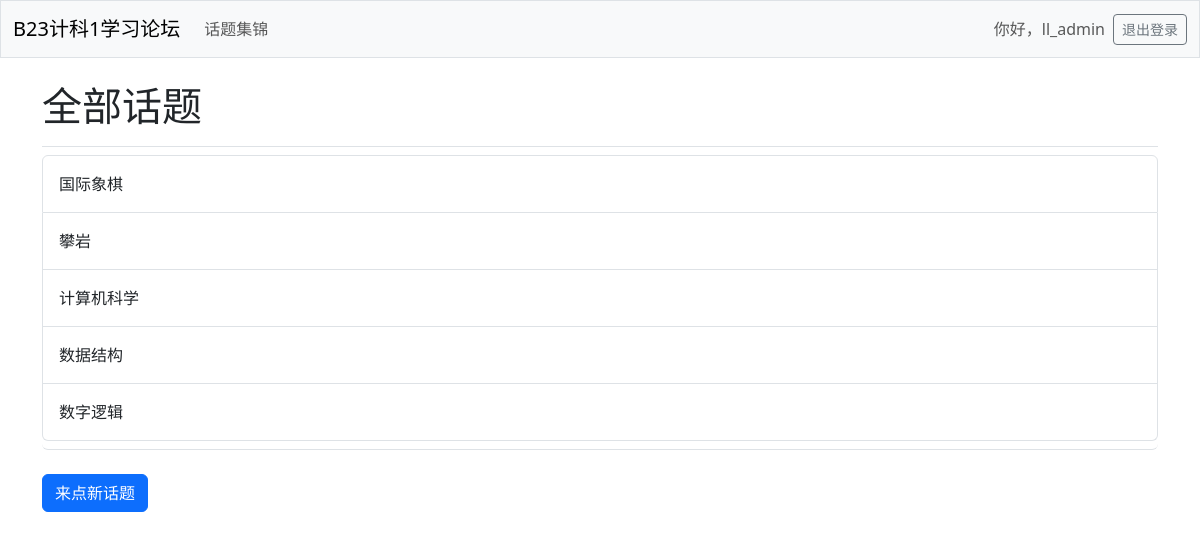
The page /topics/ (signed in) on the database as committed earlier.
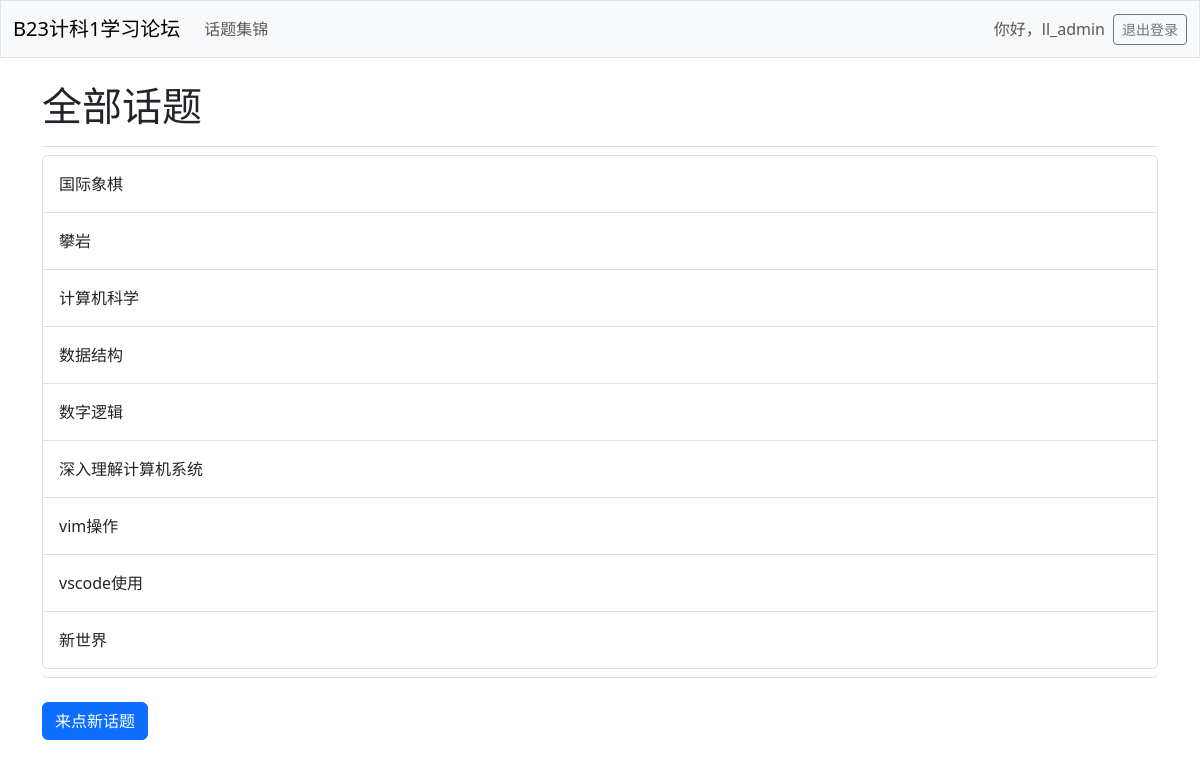
The same page on the database as committed later.
### learning_logs/models.py (models this page shows, shortened)
class Topic(models.Model): # Model是Django基本类
    text = models.CharField(max_length=200)
    date_added = models.DateTimeField(auto_now_add=True)
    owner = models.ForeignKey(User, on_delete=models.CASCADE)

### learning_logs/views.py (the view)
# urls.py: path('topics/', views.topics, name='topics'),
@login_required # 限制访问，只有登陆用户才能访问topic
def topics(request):
    topics = Topic.objects.order_by('date_added')
    context = {'topics': topics} # 传递给模板的数据
    return render(request, 'learning_logs/topics.html', context)

### learning_logs/templates/learning_logs/topics.html
{% extends 'learning_logs/base.html' %}
{% block page_header %}
  <h1>全部话题</h1>
{% endblock page_header %}
{% block content %}
    <ul class="list-group border-bottom pb-2 mb-4">
        {% for topic in topics %}
            <a class="list-group-item list-group-item-action d-flex gap-3 py-3" href="{% url 'learning_logs:topic' topic.id %}">
              {{ topic.text }}
            </a>
        {% empty %}
          <li class="list-group-item broder-0">还没有创建话题哟~</li>
        {% endfor %}
    </ul>
    <a class="btn btn-primary" href="{% url 'learning_logs:new_topic' %}">来点新话题</a>
{% endblock content %}

### learning_logs/templates/learning_logs/base.html (shortened to what this page needs)
<!doctype html>
<html lang="zh">
  <head>
    {% load django_bootstrap5 %}
    {% bootstrap_css %}
  </head>
  <body>
    <nav class="navbar navbar-expand-md navbar-light bg-light mb-4 border">
      <div class="container-fluid">
        <a class="navbar-brand" href="{% url 'learning_logs:index' %}">
          B23计科1学习论坛
        </a>
        <div class="collapse navbar-collapse" id="navbarCollapse">
          <ul class="navbar-nav me-auto mb-2 mb-md-0">
             <li class="nav-item">
                <a class="nav-link" href="{% url 'learning_logs:topics' %}">
                  话题集锦
                </a>
              </li>
          </ul>
          <ul class="navbar-nav ms-auto mb-2 mb-md-0">
            {% if user.is_authenticated %}
              <li class="nav-item">
                <span class="navbar-text me-2">
                  你好，{{ user.username }}
                </span>
              </li>
            {% endif %}
          </ul>
          {% if user.is_authenticated %}
            <form action="{% url 'accounts:logout' %}" method="post">
              <button name="submit" class="btn btn-outline-secondary btn-sm">
                退出登录
              </button>
            </form>
          {% endif %}
        </div>
      </div>
    </nav>
    <main class="container">
      <div class="pb-2 mb-2 border-bottom">
        {% block page_header %}{% endblock page_header %}
      </div>
      <div>
        {% block content %}{% endblock content %}
      </div>
    </main>
  </body>
</html>

Rows that differ between the two databases and show on the page:
added Topic: text "深入理解计算机系统"
added Topic: text "vim操作"
added Topic: text "vscode使用"
added Topic: text "新世界"
